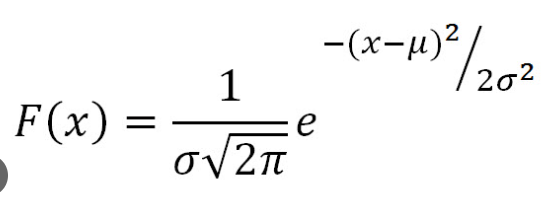
#> input picture Statistics & Probability/Probability Distribution Functions/images/pdf.png, 544 x 199 px
$ jupyter execute 'cumulative distribution function.ipynb'
#> lines starting #> are read from the running program, lines starting #| are printed output that depends on the picture
1. [Cummulative Distribution Function]

#### Cummulative Distribution Function:
-

[cell 1]
from PIL import Image
from IPython.display import display

img = Image.open('images/pdf.png')
#> img is the input picture: PIL image 544x199 RGBA; mean R, G, B, A 246.4, 246.4, 246.4, 255
new_image = img.resize((250, 100))
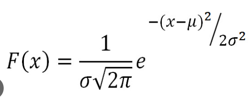
#> new_image: PIL image 250x100 RGBA; mean R, G, B, A 246.2, 246.2, 246.2, 255
display(new_image)


$ run again, with Statistics & Probability/Probability Distribution Functions/images/cdf.png copied over Statistics & Probability/Probability Distribution Functions/images/pdf.png
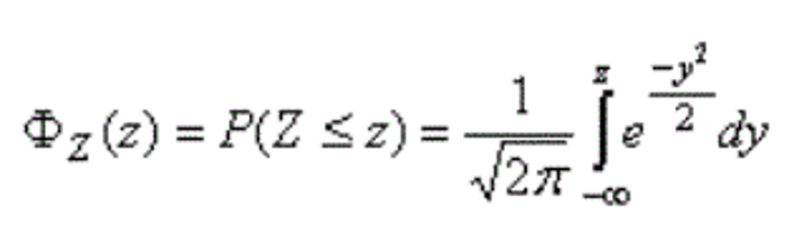
#> input picture Statistics & Probability/Probability Distribution Functions/images/cdf.png, 798 x 244 px
#> img is the input picture: PIL image 798x244 RGBA; mean R, G, B, A 245.4, 245.4, 245.4, 255
#> `new_image = img.resize((250, 100))`:
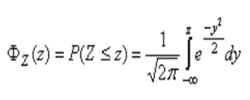
#> new_image: PIL image 250x100 RGBA; mean R, G, B, A 245.3, 245.3, 245.3, 255
